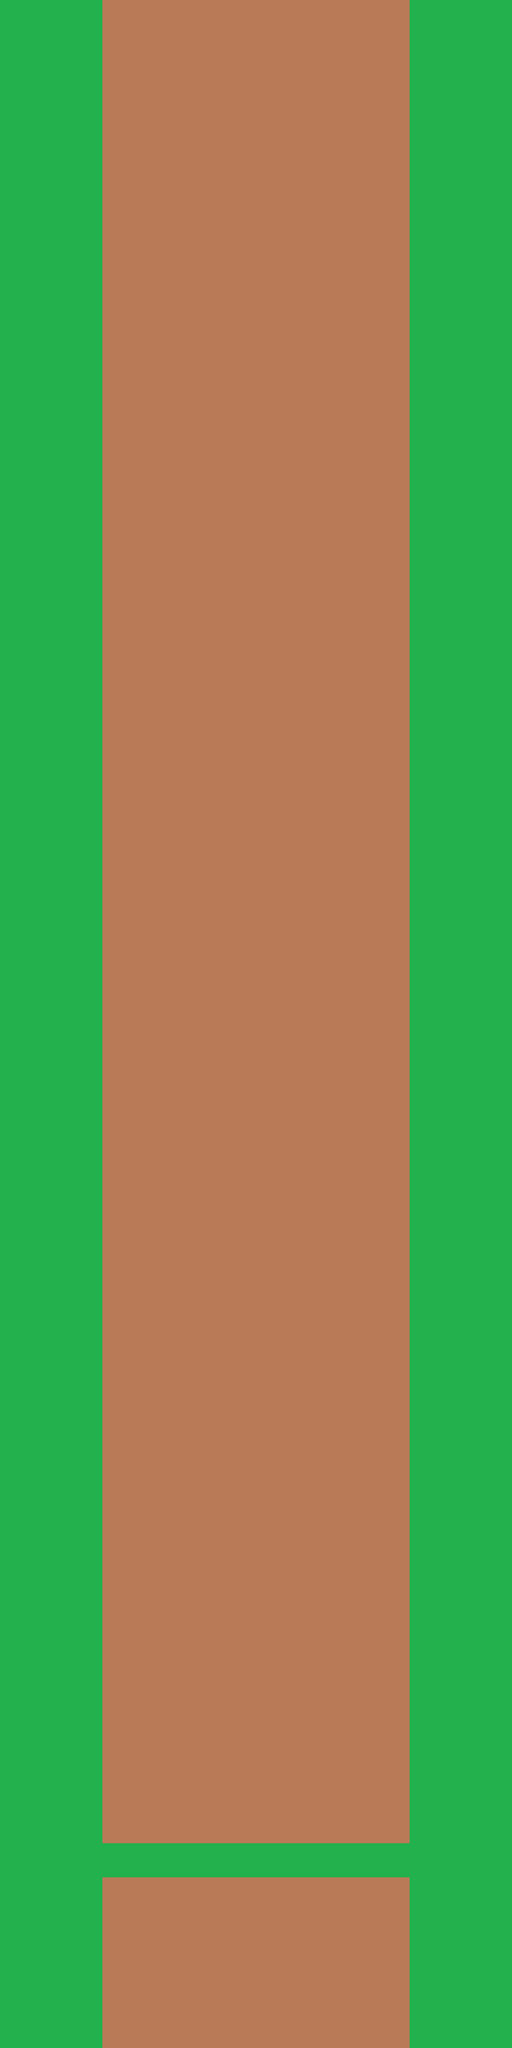

Tiled map render using the project's own tile images. Description and the map definition, with tile-layer contents summarised, below:
An orthogonal 15x60 tile map with 128x128 px tiles, 1 tile layer (Tile Layer 1) and 9 objects (8x draygon_spawn, obj_finish_line).

<map version="1.0" orientation="orthogonal" renderorder="right-down" width="15" height="60" tilewidth="128" tileheight="128" nextobjectid="15">
 <tileset firstgid="1" name="Placeholder" tilewidth="128" tileheight="128" tilecount="2">
  <image source="../tilesets/tileset_race_placeholder.png" width="256" height="128" />
 </tileset>
 <layer name="Tile Layer 1" width="15" height="60">
  <data>[900 cells, 900 non-empty, 2 distinct tile ids]</data>
 </layer>
 <objectgroup name="Object Layer 1">
  <object id="1" name="Spawn 0" type="draygon_spawn" x="379" y="0" width="128" height="128">
   <properties>
    <property name="spawn_id" value="0" />
   </properties>
  </object>
  <object id="2" name="Spawn 1" type="draygon_spawn" x="527" y="0" width="128" height="128">
   <properties>
    <property name="spawn_id" value="1" />
   </properties>
  </object>
  <object id="5" name="Spawn 2" type="draygon_spawn" x="675" y="0" width="128" height="128">
   <properties>
    <property name="spawn_id" value="2" />
   </properties>
  </object>
  <object id="6" name="Spawn 3" type="draygon_spawn" x="823" y="0" width="128" height="128">
   <properties>
    <property name="spawn_id" value="3" />
   </properties>
  </object>
  <object id="7" name="Spawn 4" type="draygon_spawn" x="971" y="0" width="128" height="128">
   <properties>
    <property name="spawn_id" value="4" />
   </properties>
  </object>
  <object id="8" name="Spawn 5" type="draygon_spawn" x="1119" y="0" width="128" height="128">
   <properties>
    <property name="spawn_id" value="5" />
   </properties>
  </object>
  <object id="9" name="Spawn 6" type="draygon_spawn" x="1267" y="0" width="128" height="128">
   <properties>
    <property name="spawn_id" value="6" />
   </properties>
  </object>
  <object id="10" name="Spawn 7" type="draygon_spawn" x="1415" y="0" width="128" height="128">
   <properties>
    <property name="spawn_id" value="7" />
   </properties>
  </object>
  <object id="13" name="Finish" type="obj_finish_line" x="384.848" y="6912.12" width="1148.48" height="118.182" />
 </objectgroup>
</map>
